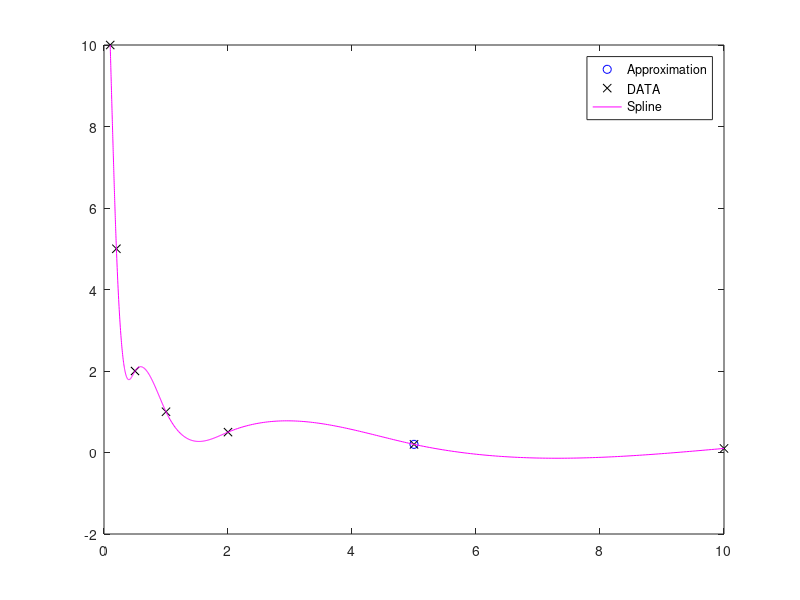
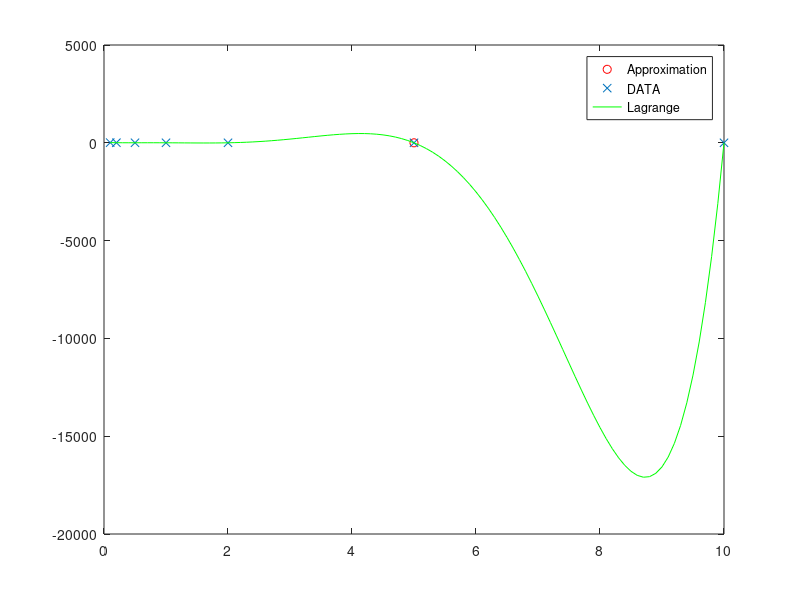
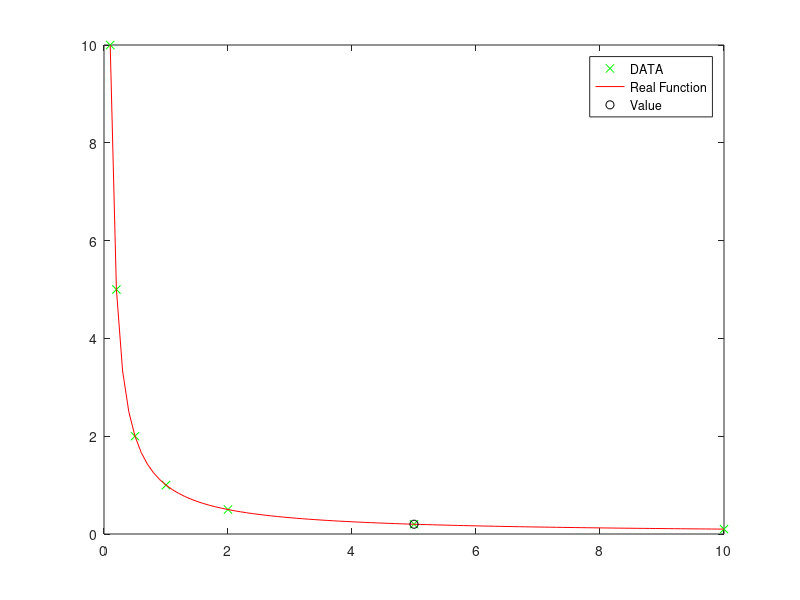

Write MATLAB code to recreate these figures, in order.
%
%
% This script implements cubic polynomials for splines
% After some mathematical analysis, we get to the conclusion
% that this problem can be solved as a system of linear equations
%
% Input:
% -- Matrix of points
%
% Output:
% -- Graph
%

clc
%clear all
close all

% Ask for data
DATA = [0.1 10;0.2 5;0.5 2;1 1; 2 0.5; 5 0.2; 10 0.1];

[m,n] = size(DATA);
if m < 2
    disp(' To use splines you need at least 2 points on the plane ');
    return
end
if n == 2
    %Order the data
    DATA = sortrows(DATA);
    
    
    % Calculate and fill the vector of increments
    h = zeros(m-1,1);
    for i = 1:m-1
        h(i) = DATA(i+1,1) - DATA(i,1);
    end
       
    %Matrix of coefficients
    coeff = zeros(m-2);
    %Fill matrix of coefficients
    for i = 1:m-2
        for j = 1:m-2
            if i == j
                coeff(i,j) = 2*(h(i)+h(i+1));
            end
            if (i - j) == 1
                coeff(i,j) = h(j+1);
            end
            if (j - i) == 1
                coeff(i,j) = h(i+1);
            end
        end
    end
    
    %Vector of constants
    con = zeros(m-2,1);
    %Fill vector of constants
    for i = 1:m-2
        con(i) = 6*((DATA(i+2,2)-DATA(i+1,2))/(h(i+1)) - (DATA(i+1,2)-DATA(i,2))/(h(i)));
    end
    
    % Now we have to calculate the values of the sigmas
    %Create and initialize with 0 vector sigma
    sigma = 0;
    sig = coeff\con;
    sigma = [sigma;sig;sigma];
    %-----The block bellow creates a cell array that contains the polynomials
    q = cell(m-1,1);
    for i = 1:m-1
        q{i,1} = @(x) (sigma(i)/6)*(((DATA(i+1,1)-x).^3)/h(i)-h(i)*((DATA(i+1,1)-x))) + (sigma(i+1)/6)*(((x-DATA(i,1)).^3)/h(i)-h(i)*((x-DATA(i,1)))) + DATA(i,2)*((DATA(i+1,1)-x)/h(i))+ DATA(i+1,2)*((x-DATA(i,1))/h(i));
        
    end
    %-----------------------------------------------------------------
    opc = 1;
    
    
    while opc == 1
        con = 1;
        ind = 2;
        xu = input(' Write x value in which you want to see the value of the approximation: ');
        %Check the polynomial that xu has to use
        while xu > DATA(ind,1)
            con = con + 1;
            ind = ind + 1;
        end
        yu = q{con}(xu)
        plot(xu,yu,'ob')
        hold on
        % Graph of the points
            plot(DATA(:,1),DATA(:,2), 'xk')
            hold on
        % Graph the spline
        for i = 1:m-1
            x1 = linspace(DATA(i,1),DATA(i+1,1));
            y1 = q{i}(x1);
            figure(1)
            plot(x1,y1,'m')
            hold on
        end
        legend('Approximation','DATA','Spline')
        %----- Graph Lagrange
        if(xu>min(DATA(:,1)) && xu<max(DATA(:,1)))
            L = ones(m,1);
        
            for i=1:m
                for j=1:m
                    if i~=j
                        L(i) = L(i)*((xu- DATA(j,1))/(DATA(i,1)-DATA(j,1)));
                    end
                end
            end
            figure(2)
            yl = sum(L.*DATA(:,2))
            plot(xu,yl, 'or')
            hold on
   	 
            x2 = linspace(min(DATA(:,1)), max(DATA(:,1)));
            y2 = zeros(1,100);
            for k= 1:100
       	 
                L = ones(m,1);
   	 
                for i=1:m
                    for j=1:m
                        if i~=j
                            L(i) = L(i)*((x2(k) - DATA(j,1))/(DATA(i,1)-DATA(j,1)));
                        end
                    end
                end
                y2(k) = sum(L.*DATA(:,2));
            end
            % Graph of the points
            plot(DATA(:,1),DATA(:,2), 'x')
            hold on
            plot(x2, y2, 'g')
            hold on
            legend('Approximation','DATA','Lagrange')      
        end
        %Graph of the original function
        fun = @(x) 1./x;
        x3 = linspace(min(DATA(:,1)), max(DATA(:,1)));
        y3 = fun(x3);
        figure(3)
        plot(DATA(:,1),DATA(:,2), 'xg')
        hold on
        plot(x3,y3,'r')
        hold on
        plot(xu,fun(xu),'ok')
        hold on
        yReal = fun(xu)
        legend('DATA','Real Function','Value')
        opc = input(' Do you want another approximation? (1 for Yes, 0 for No) ');
    end
else
    disp('ERROR: Matrix does not have 2 columns')
    return
end